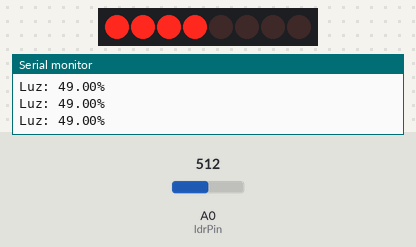
Bench run of a sketch on a simulated Arduino Uno, built with avr-gcc and run on an emulated ATmega328P. Shown: 8 shift-register outputs drawn as a row of LEDs (first output left, lit = HIGH), the last lines printed to the serial monitor. Wiring (inferred from the names in the program): shift register (74HC595): data pin 12; shift clock pin 9; latch pin 11. Wiring (inferred from the signals the program sends): row of LEDs: on Q0, Q1, Q2, Q3, Q4, Q5, Q6, Q7. Inputs (shaded band) come from the test bench; at power-on: A0 (ldrPin) = 512.

Above: at 1.2 s.
1.3 s: A0 (ldrPin) set to 122
At 4.0 s:
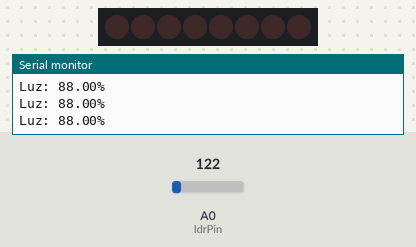
4.3 s: A0 (ldrPin) set to 189
5.8 s: A0 (ldrPin) set to 218
At 8.6 s:
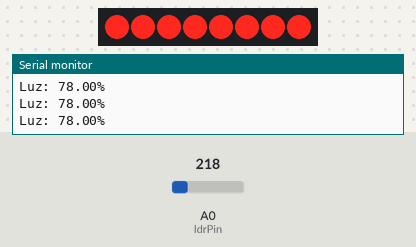
8.8 s: A0 (ldrPin) set to 70
At 9.07 s:
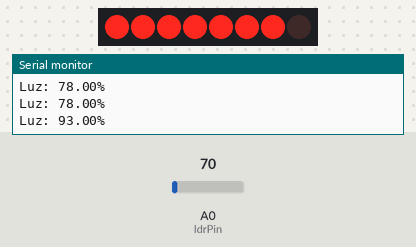
11.8 s: A0 (ldrPin) set to 306
At 12.08 s:
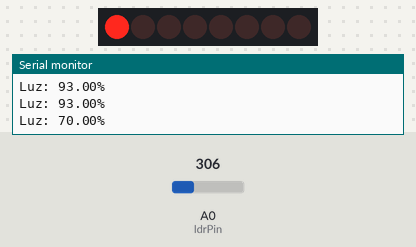
Timing chart, 0 to 15.5 s (numbered marks = the images above; inputs shaded):
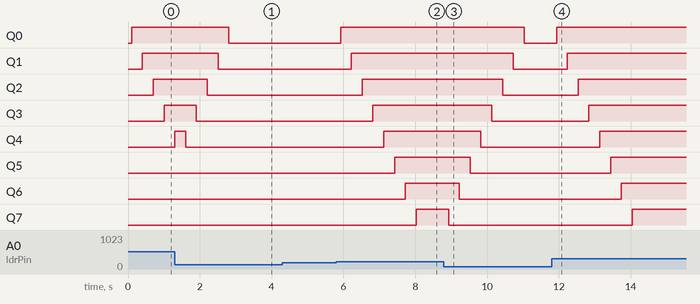

The sketch:

ejemplo4.ino
```cpp
const int dataPin = 12;   // DS
const int latchPin = 11; // ST_CP
const int clockPin = 9; // SH_CP
const int ldrPin = A0;

int ledLevel = 0;
const int maxLevel = 8;
const int minLevel = 0;

void setup() {
  pinMode(dataPin, OUTPUT);
  pinMode(latchPin, OUTPUT);
  pinMode(clockPin, OUTPUT);
  Serial.begin(9600);
}

void loop() {
  int ldrValue = analogRead(ldrPin);
  ldrValue = 1023 - ldrValue;
  float lightPercent = map(ldrValue, 0, 1023, 0, 100);

  Serial.print("Luz: ");
  Serial.print(lightPercent);
  Serial.println("%");

  if (lightPercent < 80 && ledLevel < maxLevel) {
    ledLevel++;
    delay(100);
  } else if (lightPercent > 80 && ledLevel > minLevel) {
    ledLevel--;
    delay(100);
  }

  updateLEDs(ledLevel);
  delay(200);
}

void updateLEDs(int level) {
  byte ledValue = 0;
  for (int i = 0; i < level; i++) {
    ledValue |= (1 << i);
  }

  digitalWrite(latchPin, LOW);
  shiftOut(dataPin, clockPin, MSBFIRST, ledValue);
  digitalWrite(latchPin, HIGH);
}
```

Measured:
- the behaviour switches between 204 and 205 on A0 (ldrPin) (found by bisection; images 1 and 2)
- after the input at 5.8 s, Q0: LOW → HIGH after 0.12 s; Q1: LOW → HIGH after 0.42 s; Q2: LOW → HIGH after 0.72 s; Q3: LOW → HIGH after 1.0 s; Q4: LOW → HIGH after 1.3 s
- after the input at 8.8 s, Q0: HIGH → LOW after 2.2 s; Q1: HIGH → LOW after 1.9 s; Q2: HIGH → LOW after 1.6 s; Q3: HIGH → LOW after 1.3 s; Q4: HIGH → LOW after 1.0 s
- after the input at 11.8 s, Q0: LOW → HIGH after 0.14 s; Q1: LOW → HIGH after 0.44 s; Q2: LOW → HIGH after 0.74 s; Q3: LOW → HIGH after 1.0 s; Q4: LOW → HIGH after 1.3 s
